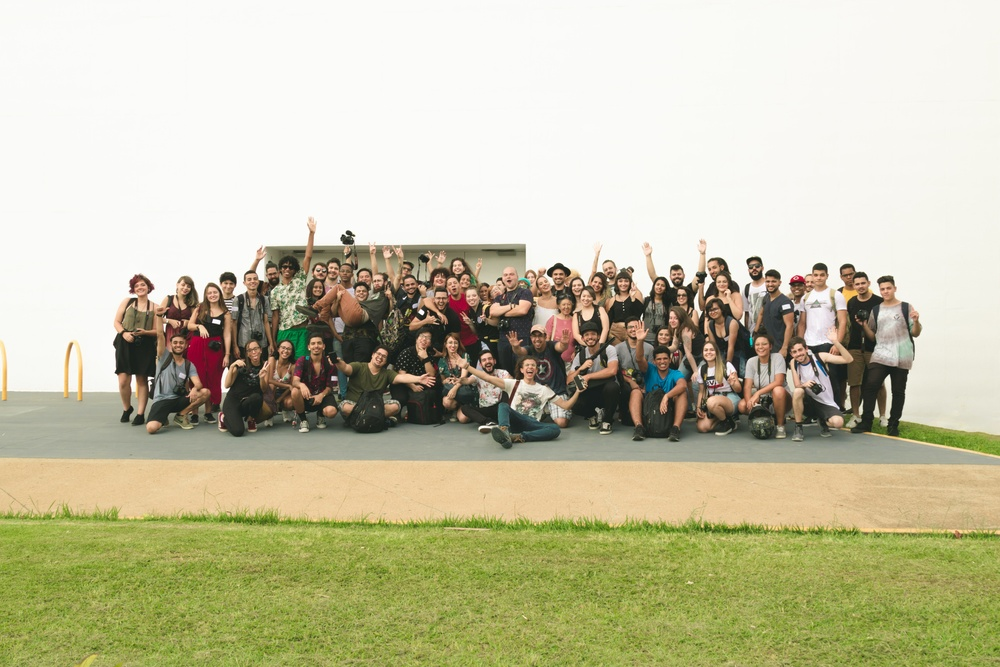
#> input picture Photos/group.jpg, 1000 x 667 px, shrunk from 6000 x 4000 before the run, found by its file name
$ python faces_detection.py
#> lines starting #> are read from the running program, lines starting #| are printed output that depends on the picture; after the words box and inside, x2 and y2 are one past the last pixel; in counts of white or black regions, pixels touching at a corner belong together
import cv2 as cv

# Face Detection =  Detecting presence of a face
# Face Recognition = Identifying who's face it is
# CascadeClassifier works on grayscale image

face_cascade = cv.CascadeClassifier("Development/haarcascade_face.xml")
face_image = cv.imread("Photos/group.jpg")
#> face_image is the input picture: shape (667, 1000, 3); mean B, G, R 161.9, 191.3, 194.3
gray_image = cv.cvtColor(face_image, cv.COLOR_BGR2GRAY)
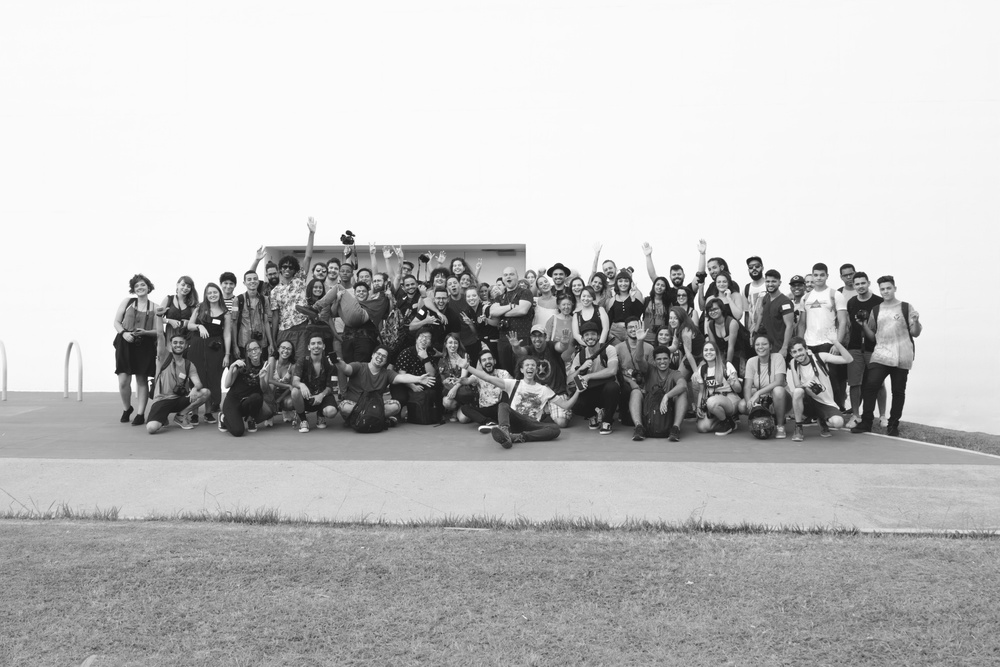
#> gray_image: shape (667, 1000); min 13, max 255, mean 188.9

# It can detect all the faces
faces = face_cascade.detectMultiScale(gray_image, 1.1, 1)
#> faces = [[165, 332, 26, 26], [304, 334, 25, 25], [748, 249, 83, 83]]

for (x_begin, y_begin, weight, height) in faces:
    # the tuple above in loop is just coordinates of our faces which founded in an image
    cv.rectangle(face_image, (x_begin, y_begin), (x_begin+weight,
                 y_begin+height), (0, 255, 0), thickness=1)
#> this loop made 3 passes
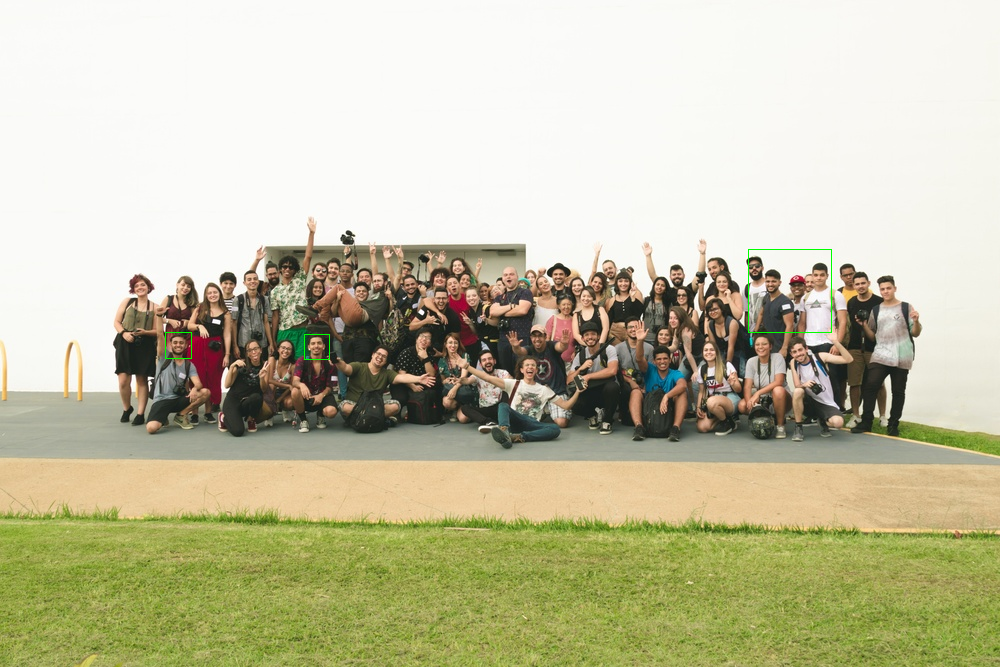
#> face_image: shape (667, 1000, 3); 0.08% of pixels changed, all inside (x1, y1, x2, y2) = (165, 249, 832, 360)

cv.imshow('Detected Faces', face_image)

cv.waitKey(0)
cv.destroyAllWindows()

$ run again, with Photos/lion.jpg copied over Photos/group.jpg
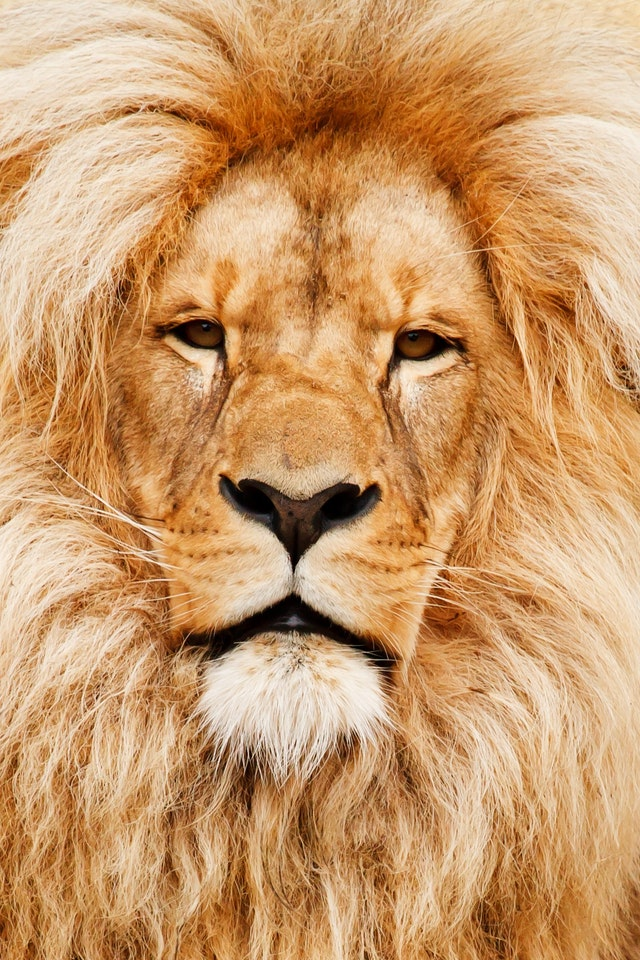
#> input picture Photos/lion.jpg, 640 x 960 px, found by its file name
#> face_image is the input picture: shape (960, 640, 3); mean B, G, R 106.8, 154.5, 202.2
#> `gray_image = cv.cvtColor(face_image, cv.COLOR_BGR2GRAY)`:
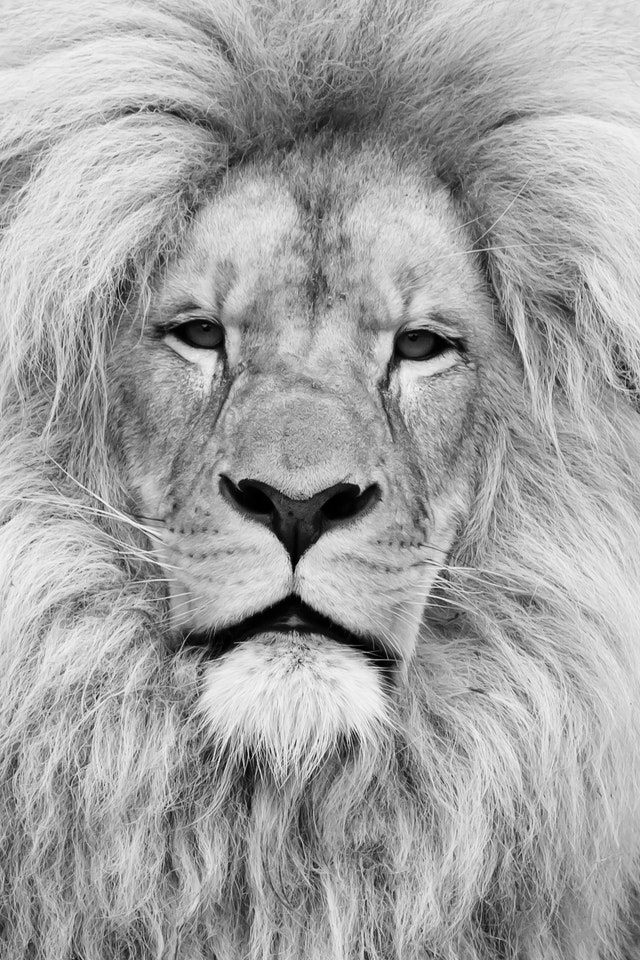
#> gray_image: shape (960, 640); min 0, max 252, mean 163.3
#> faces = [[56, 196, 25, 25], [194, 585, 36, 36], [195, 212, 45, 45], [269, 611, 51, 51], [234, 652, 59, 59], [238, 336, 127, 127]]
#> the loop `for (x_begin, y_begin, weight, height) in faces:` made 6 passes
#> after the loop `for (x_begin, y_begin, weight, height) in faces:`:
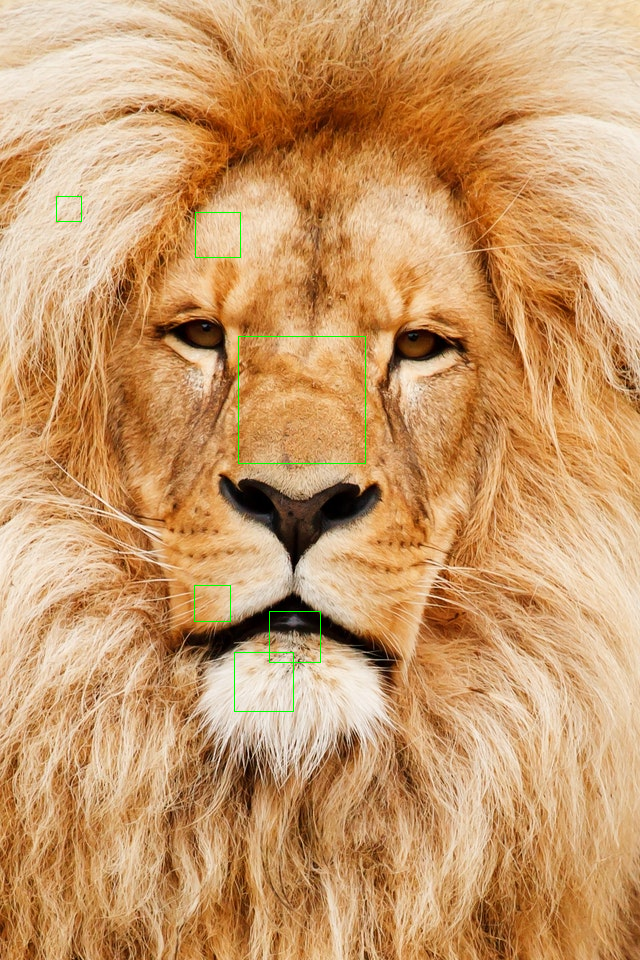
#> face_image: shape (960, 640, 3); 0.22% of pixels changed, all inside (x1, y1, x2, y2) = (56, 196, 366, 712)

$ run again, with Photos/coins.png saved as Photos/group.jpg
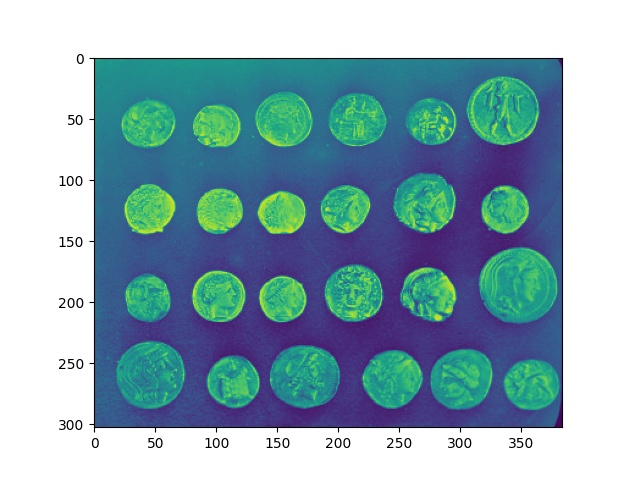
#> input picture Photos/coins.png, 640 x 480 px, found by its file name
#> face_image is the input picture: shape (480, 640, 3); mean B, G, R 182.4, 172.5, 141.8
#> `gray_image = cv.cvtColor(face_image, cv.COLOR_BGR2GRAY)`:
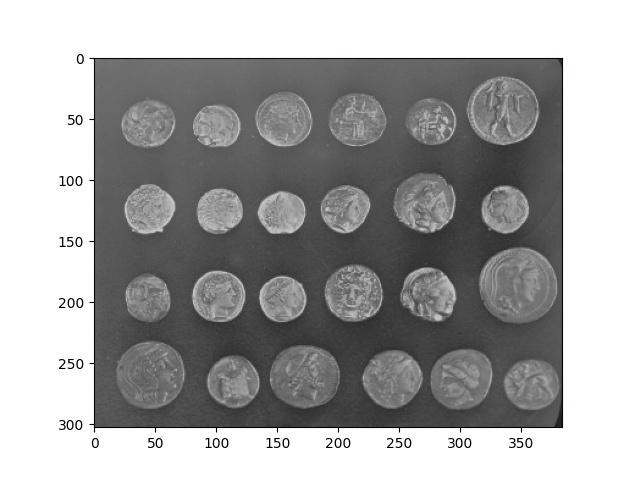
#> gray_image: shape (480, 640); min 0, max 255, mean 164.5
#> faces = 16 rows, first 6: [520, 271, 25, 25], [116, 110, 30, 30], [120, 267, 54, 54], [130, 88, 57, 57], [190, 93, 51, 51], [493, 80, 59, 59]
#> the loop `for (x_begin, y_begin, weight, height) in faces:` made 16 passes
#> after the loop `for (x_begin, y_begin, weight, height) in faces:`:
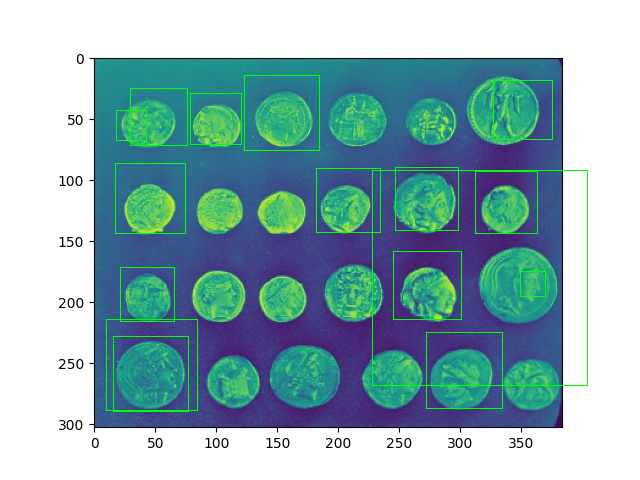
#> face_image: shape (480, 640, 3); 1.47% of pixels changed, all inside (x1, y1, x2, y2) = (106, 75, 588, 412)
